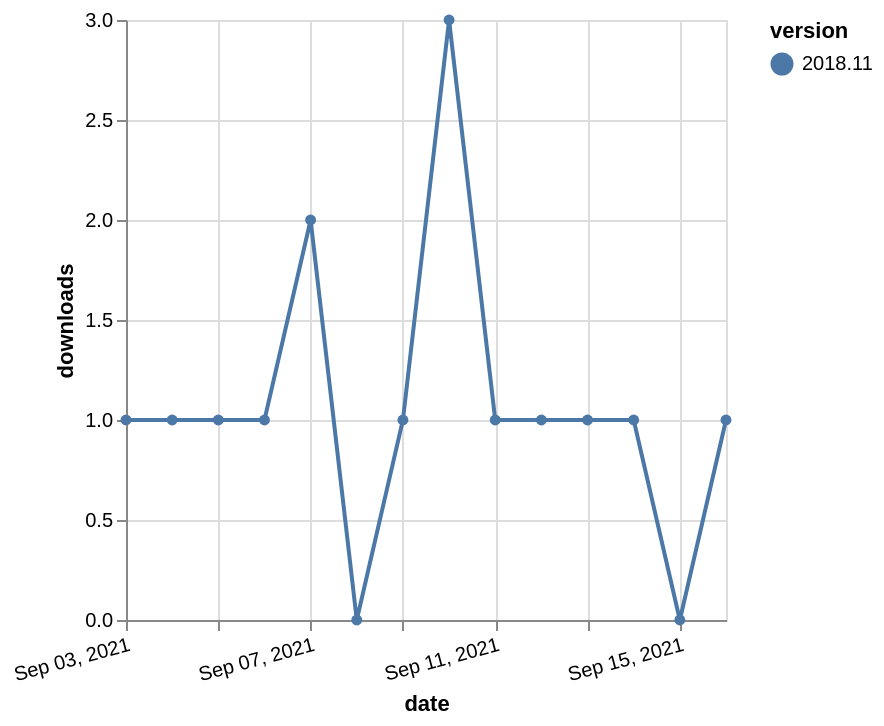

Write a Vega-Lite specification for this figure.
### Vega-Lite specification from a JSON file in a GitHub repository (floating-point values rounded to 4 significant figures)
{"$schema": "https://vega.github.io/schema/vega-lite/v5.json", "description": "A simple bar chart with embedded data.", "data": {"values": [{"date": "2021-09-03", "total": 2076, "delta": 1, "version": "2018.11"}, {"date": "2021-09-04", "total": 2077, "delta": 1, "version": "2018.11"}, {"date": "2021-09-05", "total": 2078, "delta": 1, "version": "2018.11"}, {"date": "2021-09-06", "total": 2079, "delta": 1, "version": "2018.11"}, {"date": "2021-09-07", "total": 2081, "delta": 2, "version": "2018.11"}, {"date": "2021-09-08", "total": 2081, "delta": 0, "version": "2018.11"}, {"date": "2021-09-09", "total": 2082, "delta": 1, "version": "2018.11"}, {"date": "2021-09-10", "total": 2085, "delta": 3, "version": "2018.11"}, {"date": "2021-09-11", "total": 2086, "delta": 1, "version": "2018.11"}, {"date": "2021-09-12", "total": 2087, "delta": 1, "version": "2018.11"}, {"date": "2021-09-13", "total": 2088, "delta": 1, "version": "2018.11"}, {"date": "2021-09-14", "total": 2089, "delta": 1, "version": "2018.11"}, {"date": "2021-09-15", "total": 2089, "delta": 0, "version": "2018.11"}, {"date": "2021-09-16", "total": 2090, "delta": 1, "version": "2018.11"}]}, "width": "container", "mark": {"type": "line", "point": {"filled": true}}, "encoding": {"x": {"field": "date", "type": "temporal", "timeUnit": "yearmonthdate", "title": "date", "axis": {"labelAngle": -15}}, "y": {"field": "delta", "type": "quantitative", "title": "downloads"}, "color": {"field": "version", "type": "nominal"}, "tooltip": {"field": "delta"}}}
